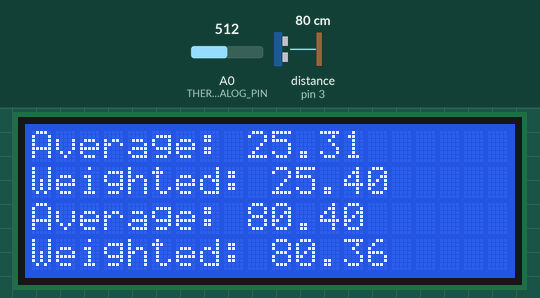
Recording of a program running on a simulated Arduino Uno, built with avr-gcc and run on an emulated ATmega328P. On the bench: 20×4 character LCD. Wiring (from diagram.json): ultrasonic range finder: trigger pin 2; echo pin 3. The inputs (shaded band) are chosen by the test bench; at power-on: distance to the obstacle (sensor on pin 3) 80 cm, A0 (THERMISTOR_ANALOG_PIN) = 512. The echo pulse lasts 58.3 µs per cm; random numbers use the default seed unless the program sets one; what the program prints to the serial monitor is not drawn.

Above: at 1.5 s.
1.6 s: distance to the obstacle (sensor on pin 3) set to 250 cm
At 3.0 s:
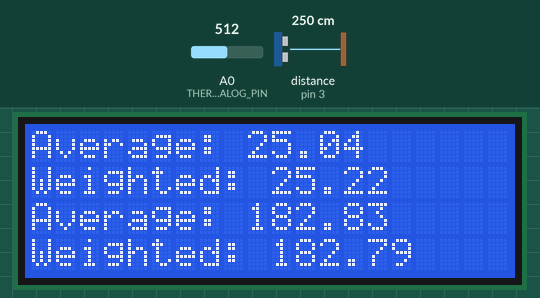
4.6 s: A0 (THERMISTOR_ANALOG_PIN) set to 0
At 6.4 s:
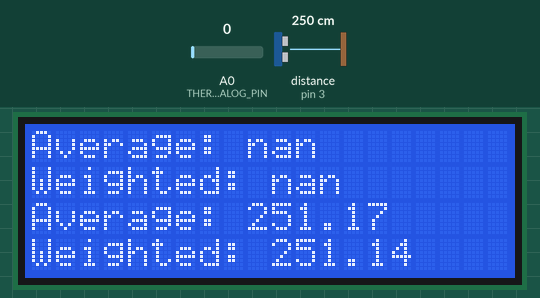
7.6 s: distance to the obstacle (sensor on pin 3) set to 120 cm
At 9.0 s:
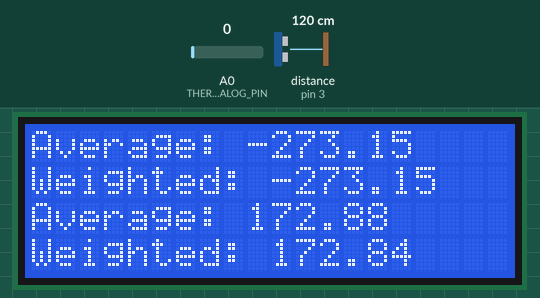
10.6 s: A0 (THERMISTOR_ANALOG_PIN) set to 122
At 13.4 s:
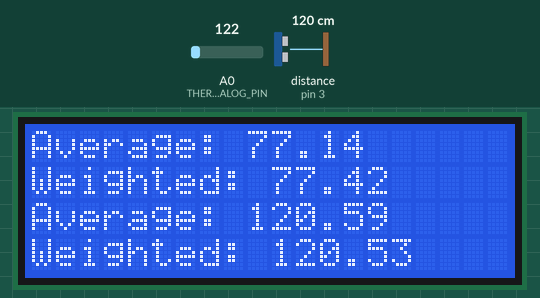
13.6 s: distance to the obstacle (sensor on pin 3) set to 299 cm
At 15.2 s:
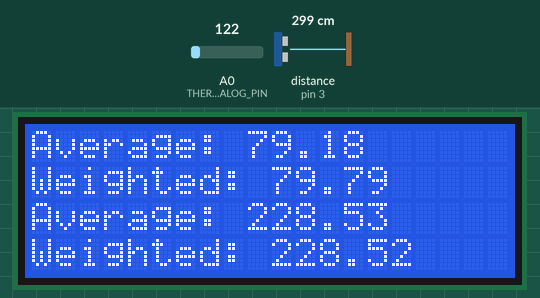
16.6 s: A0 (THERMISTOR_ANALOG_PIN) set to 1023
At 20.1 s:
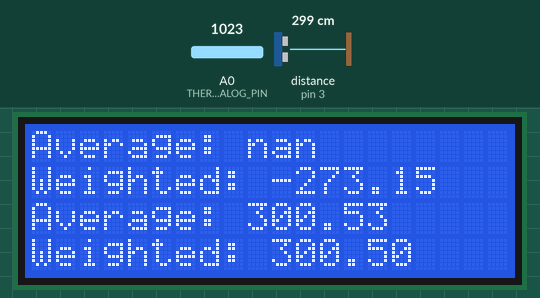
Timing chart, 0 to 20.6 s (numbered marks = the images above; inputs shaded):
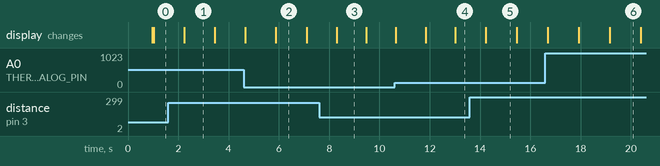

Measured:
- what the display in image 1 shows lasts 1.2 s, from 2.2 s to 3.4 s

The program:

main.cpp
```cpp
#include <Wire.h>
#include <Arduino.h>
#include <LiquidCrystal_I2C.h>

#include "lib.hpp"
#include "functions.hpp"

#define BUFFER_SIZE 5
#define NOISE_RANDOM_SCALE 30
#define THERMISTOR_ANALOG_PIN A0
#define BAUD_RATE 9600
#define LOOP_DELAY 200
#define LCD_ADDRESS 0x27
#define LCD_COLUMNS 20
#define LCD_ROWS 4
#define CELSIUS_SYMBOL ((char)223)
#define PIN_TRIG 2
#define PIN_ECHO 3
#define LCD_ROW_1 0
#define LCD_ROW_2 1
#define LCD_ROW_3 2
#define LCD_ROW_4 3
#define LCD_COL_1 0

LiquidCrystal_I2C lcd(LCD_ADDRESS, LCD_COLUMNS, LCD_ROWS);
int* tempBuffer = new int[BUFFER_SIZE];
int* distBuffer = new int[BUFFER_SIZE];
int* weights = new int[BUFFER_SIZE];
int tempBufferIndex = 0;
int distBufferIndex = 0;
int average = 0;
int weightedAverage = 0;
char floatBuffer[10];

void printTemp();
void printDistance();

void setup()
{
  initStdio();

  pinMode(THERMISTOR_ANALOG_PIN, INPUT);
  pinMode(PIN_TRIG, OUTPUT);
  pinMode(PIN_ECHO, INPUT);

  lcd.init();
  lcd.backlight();

  for (int i = 0; i < BUFFER_SIZE; i++)
    weights[i] = BUFFER_SIZE;
}

void loop()
{
  ultrasonicBlink(PIN_TRIG);
  int rawUltrasonicDuration = addRandom(pulseIn(PIN_ECHO, HIGH), NOISE_RANDOM_SCALE);
  distBuffer[distBufferIndex++] = rawUltrasonicDuration;

  int tempAnalogValue = analogRead(THERMISTOR_ANALOG_PIN);
  int rawTemp = addRandom(tempAnalogValue, NOISE_RANDOM_SCALE);
  tempBuffer[tempBufferIndex++] = rawTemp;

  if (tempBufferIndex == BUFFER_SIZE)
    printTemp();

  if (distBufferIndex == BUFFER_SIZE)
    printDistance();

  delay(LOOP_DELAY);
}

void printTemp()
{
  average = getAverage(tempBuffer, BUFFER_SIZE);
  weightedAverage = getWeightedAverage(tempBuffer, weights, BUFFER_SIZE);

  float celsiusAverage = analogToCelsius(average);
  float celsiusWeightedAverage = analogToCelsius(weightedAverage);
  float celsiusAverageVoltage = mapToVoltage(celsiusAverage);
  float celsiusWeightedAverageVoltage = mapToVoltage(celsiusWeightedAverage);

  dtostrf(celsiusAverageVoltage, 7, 5, floatBuffer);
  printf("Temperature average voltage: %s V\r\n", floatBuffer);
  dtostrf(celsiusWeightedAverageVoltage, 7, 5, floatBuffer);
  printf("Temperature weighted average voltage: %s V\r\n", floatBuffer);

  clearBuffer(tempBuffer, BUFFER_SIZE);
  tempBufferIndex = 0;

  clearLcdRow(lcd, LCD_ROW_1, LCD_COLUMNS);
  clearLcdRow(lcd, LCD_ROW_2, LCD_COLUMNS);

  lcd.setCursor(LCD_COL_1, LCD_ROW_1);
  lcd.print(F("Average: "));
  lcd.print(celsiusAverage);

  lcd.setCursor(LCD_COL_1, LCD_ROW_2);
  lcd.print(F("Weighted: "));
  lcd.print(celsiusWeightedAverage);
}

void printDistance()
{
  average = getAverage(distBuffer, BUFFER_SIZE);
  weightedAverage = getWeightedAverage(distBuffer, weights, BUFFER_SIZE);

  float distAverage = durationToCm(average);
  float distWeightedAverage = durationToCm(weightedAverage);
  float distAverageVoltage = mapToVoltage(distAverage);
  float distWeightedAverageVoltage = mapToVoltage(distWeightedAverage);

  dtostrf(distAverageVoltage, 7, 5, floatBuffer);
  printf("Distance average voltage: %s V\r\n", floatBuffer);
  dtostrf(distWeightedAverageVoltage, 7, 5, floatBuffer);
  printf("Distance weighted average voltage: %s V\r\n\r\n", floatBuffer);

  clearBuffer(distBuffer, BUFFER_SIZE);
  distBufferIndex = 0;

  clearLcdRow(lcd, LCD_ROW_3, LCD_COLUMNS);
  clearLcdRow(lcd, LCD_ROW_4, LCD_COLUMNS);

  lcd.setCursor(LCD_COL_1, LCD_ROW_3);
  lcd.print(F("Average: "));
  lcd.print(distAverage);

  lcd.setCursor(LCD_COL_1, LCD_ROW_4);
  lcd.print(F("Weighted: "));
  lcd.print(distWeightedAverage);
}
```

functions.hpp
```cpp
#pragma once

#include <Arduino.h>
#include <stdio.h>

void initSerial(unsigned long baudRate = 115200ul)
{
  Serial.begin(baudRate);
  while (!Serial);
}

int customStdioGet(FILE* f)
{
  while (!Serial.available());
  return Serial.read();
}

int customStdioPut(char c, FILE* f)
{
  return Serial.write(c);
}

void initStdio()
{
  initSerial();
  stdin = stdout = fdevopen(customStdioPut, customStdioGet);
}
```

lib.hpp
```cpp
#include <Arduino.h>
#include <LiquidCrystal_I2C.h>

#define THERMISTOR_BETA 3950

float analogToCelsius(int value)
{
  return 1 / (log(1 / (1023. / value - 1)) / THERMISTOR_BETA + 1.0 / 298.15) - 273.15;
}

int addRandom(int value, int scale)
{
  return value + random(scale) - scale / 2;
}

int getAverage(int* buffer, int bufferSize)
{
  long total = 0;

  for (int i = 0; i < bufferSize; i++)
    total += buffer[i];

  return total / bufferSize;
}

int getWeightedAverage(int* buffer, int* weights, int bufferSize)
{
  float filtered = 0.0;

  for (int i = 0; i < bufferSize; i++)
    filtered += buffer[i] / weights[i];

  return (int)filtered;
}

void clearBuffer(int* buffer, int bufferSize)
{
  for (int i = 0; i < bufferSize; i++)
    buffer[i] = 0;
}

float mapToVoltage(int analog)
{
  static const float inputMax = 1023.0;
  static const float outputMax = 5.0;

  return analog * outputMax / inputMax;
}

int mapToAnalog(float voltage)
{
  static const float inputRange = 1023.0;
  static const float outputRange = 5.0;

  float analogValue = inputRange * voltage / outputRange;

  return (int)analogValue + 0.5;
}

void ultrasonicBlink(int trigPin, int delay = 10)
{
  digitalWrite(trigPin, HIGH);
  delayMicroseconds(delay);
  digitalWrite(trigPin, LOW);
}

void clearLcdRow(LiquidCrystal_I2C& lcd, int row, int colsCount)
{
  lcd.setCursor(0, row);

  for (int i = 0; i < colsCount; i++)
    lcd.print(" ");
}

float durationToCm(int duration)
{
  return (float) duration / 58;
}
```
